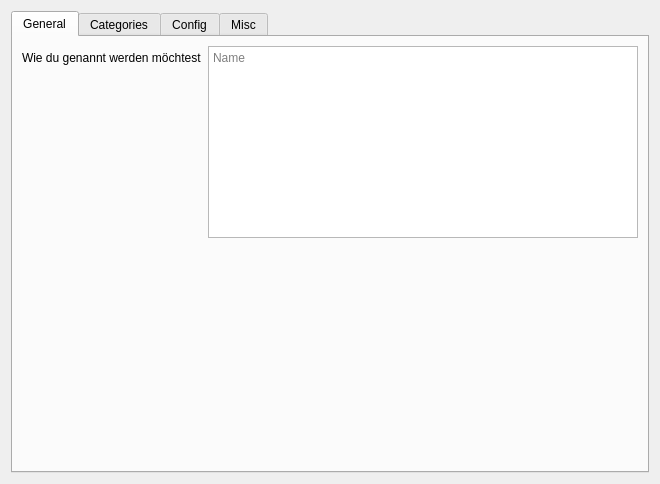
<?xml version="1.0" encoding="UTF-8"?>
<ui version="4.0">
 <class>Dialog</class>
 <widget class="QDialog" name="Dialog">
  <property name="geometry">
   <rect>
    <x>0</x>
    <y>0</y>
    <width>660</width>
    <height>484</height>
   </rect>
  </property>
  <property name="windowTitle">
   <string>Einstellungen</string>
  </property>
  <layout class="QGridLayout" name="gridLayout">
   <item row="0" column="0">
    <widget class="QTabWidget" name="tabWidget">
     <property name="currentIndex">
      <number>0</number>
     </property>
     <widget class="QWidget" name="tab_general">
      <attribute name="title">
       <string>General</string>
      </attribute>
      <layout class="QGridLayout" name="gridLayout_3">
       <item row="0" column="0">
        <layout class="QFormLayout" name="formLayout_2">
         <item row="1" column="1">
          <widget class="QPlainTextEdit" name="call_name_edit">
           <property name="sizePolicy">
            <sizepolicy hsizetype="MinimumExpanding" vsizetype="Minimum">
             <horstretch>0</horstretch>
             <verstretch>0</verstretch>
            </sizepolicy>
           </property>
           <property name="lineWrapMode">
            <enum>QPlainTextEdit::NoWrap</enum>
           </property>
           <property name="placeholderText">
            <string>Name</string>
           </property>
          </widget>
         </item>
         <item row="1" column="0">
          <widget class="QLabel" name="label_5">
           <property name="text">
            <string>Wie du genannt werden möchtest</string>
           </property>
          </widget>
         </item>
         <item row="3" column="1">
          <spacer name="verticalSpacer_3">
           <property name="orientation">
            <enum>Qt::Vertical</enum>
           </property>
           <property name="sizeType">
            <enum>QSizePolicy::MinimumExpanding</enum>
           </property>
           <property name="sizeHint" stdset="0">
            <size>
             <width>20</width>
             <height>40</height>
            </size>
           </property>
          </spacer>
         </item>
        </layout>
       </item>
      </layout>
     </widget>
     <widget class="QWidget" name="tab_categories">
      <attribute name="title">
       <string>Categories</string>
      </attribute>
      <layout class="QGridLayout" name="gridLayout_2">
       <item row="0" column="0" colspan="2">
        <widget class="QTabWidget" name="categories_pages">
         <property name="currentIndex">
          <number>1</number>
         </property>
         <widget class="QWidget" name="tab_3">
          <attribute name="title">
           <string>Skills</string>
          </attribute>
          <layout class="QVBoxLayout" name="verticalLayout_2">
           <item>
            <widget class="QTableWidget" name="skills_table">
             <property name="font">
              <font>
               <weight>50</weight>
               <bold>false</bold>
              </font>
             </property>
             <property name="autoFillBackground">
              <bool>true</bool>
             </property>
             <property name="verticalScrollBarPolicy">
              <enum>Qt::ScrollBarAsNeeded</enum>
             </property>
             <property name="editTriggers">
              <set>QAbstractItemView::DoubleClicked|QAbstractItemView::EditKeyPressed</set>
             </property>
             <property name="alternatingRowColors">
              <bool>true</bool>
             </property>
             <property name="selectionMode">
              <enum>QAbstractItemView::SingleSelection</enum>
             </property>
             <property name="selectionBehavior">
              <enum>QAbstractItemView::SelectRows</enum>
             </property>
             <property name="showGrid">
              <bool>false</bool>
             </property>
             <property name="gridStyle">
              <enum>Qt::SolidLine</enum>
             </property>
             <property name="sortingEnabled">
              <bool>true</bool>
             </property>
             <property name="wordWrap">
              <bool>false</bool>
             </property>
             <property name="cornerButtonEnabled">
              <bool>false</bool>
             </property>
             <property name="columnCount">
              <number>3</number>
             </property>
             <attribute name="horizontalHeaderVisible">
              <bool>false</bool>
             </attribute>
             <attribute name="verticalHeaderVisible">
              <bool>false</bool>
             </attribute>
             <column>
              <property name="text">
               <string>activity_id</string>
              </property>
             </column>
             <column>
              <property name="text">
               <string>Name</string>
              </property>
              <property name="font">
               <font>
                <weight>75</weight>
                <bold>true</bold>
               </font>
              </property>
             </column>
             <column>
              <property name="text">
               <string>#Aufgaben</string>
              </property>
              <property name="font">
               <font>
                <weight>75</weight>
                <bold>true</bold>
               </font>
              </property>
             </column>
            </widget>
           </item>
           <item>
            <spacer name="verticalSpacer">
             <property name="orientation">
              <enum>Qt::Vertical</enum>
             </property>
             <property name="sizeHint" stdset="0">
              <size>
               <width>20</width>
               <height>146</height>
              </size>
             </property>
            </spacer>
           </item>
           <item>
            <layout class="QGridLayout" name="gridLayout_4">
             <item row="0" column="0">
              <widget class="QPushButton" name="create_skill">
               <property name="text">
                <string>erstelle neu</string>
               </property>
              </widget>
             </item>
             <item row="0" column="1">
              <widget class="QPushButton" name="rename_skill">
               <property name="text">
                <string>benenne um</string>
               </property>
               <property name="autoDefault">
                <bool>true</bool>
               </property>
              </widget>
             </item>
             <item row="0" column="2">
              <widget class="QPushButton" name="delete_skill">
               <property name="text">
                <string>lösche</string>
               </property>
               <property name="autoDefault">
                <bool>true</bool>
               </property>
               <property name="default">
                <bool>false</bool>
               </property>
              </widget>
             </item>
            </layout>
           </item>
          </layout>
         </widget>
         <widget class="QWidget" name="tab">
          <attribute name="title">
           <string>Spaces</string>
          </attribute>
          <layout class="QVBoxLayout" name="verticalLayout">
           <item>
            <widget class="QTableWidget" name="spaces_table">
             <property name="sizePolicy">
              <sizepolicy hsizetype="Expanding" vsizetype="Expanding">
               <horstretch>0</horstretch>
               <verstretch>0</verstretch>
              </sizepolicy>
             </property>
             <property name="autoFillBackground">
              <bool>true</bool>
             </property>
             <property name="sizeAdjustPolicy">
              <enum>QAbstractScrollArea::AdjustToContentsOnFirstShow</enum>
             </property>
             <property name="editTriggers">
              <set>QAbstractItemView::DoubleClicked|QAbstractItemView::EditKeyPressed</set>
             </property>
             <property name="tabKeyNavigation">
              <bool>false</bool>
             </property>
             <property name="showDropIndicator" stdset="0">
              <bool>false</bool>
             </property>
             <property name="dragDropOverwriteMode">
              <bool>false</bool>
             </property>
             <property name="selectionMode">
              <enum>QAbstractItemView::SingleSelection</enum>
             </property>
             <property name="selectionBehavior">
              <enum>QAbstractItemView::SelectRows</enum>
             </property>
             <property name="sortingEnabled">
              <bool>true</bool>
             </property>
             <property name="wordWrap">
              <bool>false</bool>
             </property>
             <attribute name="verticalHeaderVisible">
              <bool>false</bool>
             </attribute>
             <column>
              <property name="text">
               <string>name</string>
              </property>
              <property name="font">
               <font>
                <weight>75</weight>
                <bold>true</bold>
               </font>
              </property>
              <property name="textAlignment">
               <set>AlignCenter</set>
              </property>
             </column>
             <column>
              <property name="text">
               <string>#tasks</string>
              </property>
              <property name="font">
               <font>
                <weight>75</weight>
                <bold>true</bold>
               </font>
              </property>
              <property name="textAlignment">
               <set>AlignCenter</set>
              </property>
             </column>
            </widget>
           </item>
           <item>
            <layout class="QFormLayout" name="formLayout">
             <property name="topMargin">
              <number>0</number>
             </property>
             <item row="0" column="0">
              <widget class="QLabel" name="label">
               <property name="text">
                <string>Name</string>
               </property>
              </widget>
             </item>
             <item row="0" column="1">
              <widget class="QTextEdit" name="space_name">
               <property name="enabled">
                <bool>false</bool>
               </property>
               <property name="maximumSize">
                <size>
                 <width>16777215</width>
                 <height>30</height>
                </size>
               </property>
               <property name="verticalScrollBarPolicy">
                <enum>Qt::ScrollBarAlwaysOff</enum>
               </property>
               <property name="horizontalScrollBarPolicy">
                <enum>Qt::ScrollBarAlwaysOff</enum>
               </property>
               <property name="sizeAdjustPolicy">
                <enum>QAbstractScrollArea::AdjustToContentsOnFirstShow</enum>
               </property>
               <property name="acceptRichText">
                <bool>false</bool>
               </property>
               <property name="placeholderText">
                <string>Name</string>
               </property>
              </widget>
             </item>
             <item row="2" column="1">
              <widget class="QComboBox" name="space_primary_activity">
               <property name="enabled">
                <bool>false</bool>
               </property>
               <item>
                <property name="text">
                 <string>---</string>
                </property>
               </item>
              </widget>
             </item>
             <item row="3" column="1">
              <widget class="QComboBox" name="space_secondary_activity">
               <property name="enabled">
                <bool>false</bool>
               </property>
               <item>
                <property name="text">
                 <string>---</string>
                </property>
               </item>
              </widget>
             </item>
             <item row="1" column="1">
              <widget class="QDoubleSpinBox" name="space_priority">
               <property name="enabled">
                <bool>false</bool>
               </property>
              </widget>
             </item>
             <item row="1" column="0">
              <widget class="QLabel" name="label_2">
               <property name="text">
                <string>Priorität</string>
               </property>
              </widget>
             </item>
             <item row="2" column="0">
              <widget class="QLabel" name="label_3">
               <property name="text">
                <string>Primäre Aktivität</string>
               </property>
              </widget>
             </item>
             <item row="3" column="0">
              <widget class="QLabel" name="label_4">
               <property name="text">
                <string>Sekundäre Aktivität</string>
               </property>
              </widget>
             </item>
            </layout>
           </item>
           <item>
            <spacer name="verticalSpacer_2">
             <property name="orientation">
              <enum>Qt::Vertical</enum>
             </property>
             <property name="sizeHint" stdset="0">
              <size>
               <width>20</width>
               <height>40</height>
              </size>
             </property>
            </spacer>
           </item>
           <item>
            <layout class="QGridLayout" name="gridLayout_5">
             <item row="2" column="3">
              <widget class="QPushButton" name="delete_space">
               <property name="text">
                <string>lösche</string>
               </property>
               <property name="autoDefault">
                <bool>true</bool>
               </property>
              </widget>
             </item>
             <item row="2" column="0">
              <widget class="QPushButton" name="create_space">
               <property name="text">
                <string>erstelle neu</string>
               </property>
              </widget>
             </item>
            </layout>
           </item>
          </layout>
         </widget>
        </widget>
       </item>
      </layout>
     </widget>
     <widget class="QWidget" name="tab_config">
      <attribute name="title">
       <string>Config</string>
      </attribute>
      <layout class="QHBoxLayout" name="horizontalLayout">
       <item>
        <widget class="QGroupBox" name="default_settings">
         <property name="title">
          <string>default</string>
         </property>
        </widget>
       </item>
       <item>
        <widget class="QGroupBox" name="user_settings">
         <property name="title">
          <string>user-defined</string>
         </property>
        </widget>
       </item>
      </layout>
     </widget>
     <widget class="QWidget" name="tab_misc">
      <attribute name="title">
       <string>Misc</string>
      </attribute>
      <widget class="QPushButton" name="clear_all_deleted">
       <property name="geometry">
        <rect>
         <x>20</x>
         <y>10</y>
         <width>121</width>
         <height>21</height>
        </rect>
       </property>
       <property name="text">
        <string>clear all deleted Tasks</string>
       </property>
      </widget>
      <widget class="QPushButton" name="clear_unused_resources">
       <property name="geometry">
        <rect>
         <x>20</x>
         <y>40</y>
         <width>121</width>
         <height>21</height>
        </rect>
       </property>
       <property name="text">
        <string>clear unused resources</string>
       </property>
      </widget>
     </widget>
    </widget>
   </item>
  </layout>
 </widget>
 <resources/>
 <connections/>
</ui>
